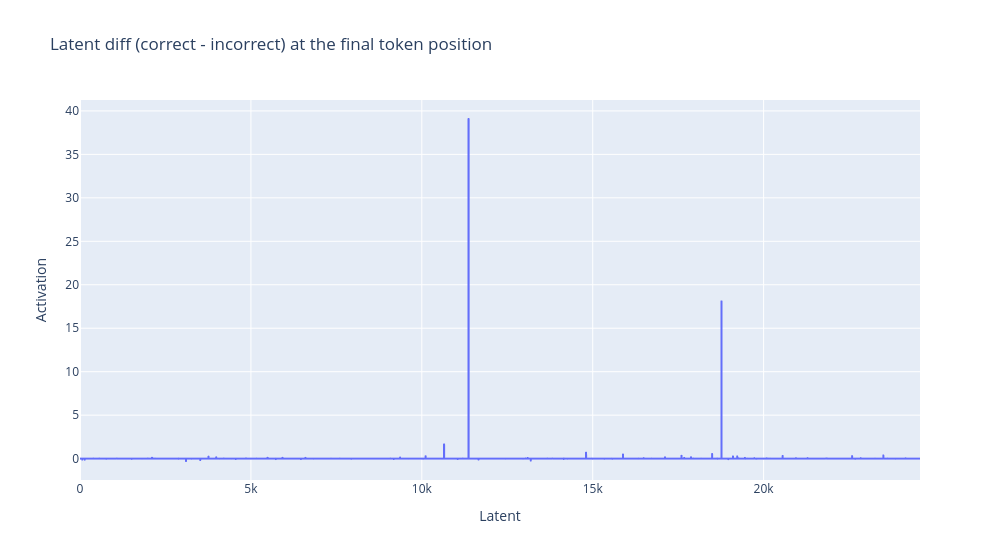

Notebook source saved alongside this figure:
### Markdown cell above
### Exercise - find name mover features with DLA

> ```yaml
> Difficulty: 🔴🔴🔴🔴⚪
> Importance: 🔵🔵🔵⚪⚪
> 
> You should spend up to 20-40 minutes on this exercise.
> ```


Write code below to perform this calculation and visualize the results (line chart & dashboards for the top-scoring latents). Your code here should look a lot like your code for finding name movers via max activations, except rather than argmaxing over avg latent activations you should be argmaxing over the latents' average DLA onto the `IO - S` direction.

<details>
<summary>Help - I'm not sure what this calculation should look like.</summary>

Start with the latent direction in the decoder, which is a vector of length `d_sae = n_heads * d_head`. We interpret this as a vector in model's concatenated `z` vectors (i.e. the linear combinations of value vectors you get before applying the projection matrix), so taking the projection matrix `W_O` of shape `(n_heads, d_head, d_model)` and flattening it & multiplying it by our decoder vector (without reducing over the `d_sae` dimension) gives us a matrix of shape `(d_sae, d_model)` where each row is a vector that gets added into the residual stream when that particular latent fires. Now, we can take this matrix and pass it through our unembedding `W_U` to get a matrix of shape `(d_sae, d_vocab)`, and then index into it to get the logit difference for each latent (or if we want to be more efficient, we can just dot product our matrix with the vector `W_U[:, IO] - W_U[:, S]` and directly get a vector of `d_sae` logit differences).

This is how we get DLA for latents for a single prompt. We can parallelize this to get all 4 prompts at once (i.e. output of shape `(4, d_sae)`), then average over the batch dimension to get a single DLA vector.

</details>

### Code cell
# YOUR CODE HERE - find name mover latents by using max activations

correct_idx = correct_toks
incorrect_idx =  incorrect_toks

sae_acts_attn_post_hook_name = f"{attn_saes[9].cfg.metadata.hook_name}.hook_sae_acts_post"
_, cache = gpt2.run_with_cache_with_saes(prompts, saes=[attn_saes[9]], names_filter=[sae_acts_attn_post_hook_name])
sae_acts_attn_post = cache[sae_acts_attn_post_hook_name][:, -1]

sae_z = einops.einsum(sae_acts_attn_post, attn_saes[9].W_dec, 'b d_sae, d_sae d_z -> b d_sae d_z')
flat_W_O = einops.rearrange(gpt2.W_O[9], 'n_head head_d d_model -> (n_head head_d) d_model')
residual_impact = einops.einsum(sae_z, flat_W_O, 'b d_sae d_z, d_z d_model -> b d_sae d_model')

logit_diff = gpt2.W_U.T[correct_idx] - gpt2.W_U.T[incorrect_idx]

diff = einops.einsum(residual_impact, logit_diff, 'b d_sae d_model, b d_model -> b d_sae')
print('diff shape after einops', diff.shape)
diff = diff.mean(0)
print('diff after summed', diff.shape)

# Plot line chart of latent activations
px.line(
    diff.cpu().numpy(),
    title=f"Latent diff (correct - incorrect) at the final token position",
    labels={"index": "Latent", "value": "Activation"},
    width=1000,
).update_layout(showlegend=False).show()

for act, ind in zip(*diff.topk(3)):
    print(f"Latent {ind} had activation {act:.2f}")
    display_dashboard(
        sae_release= "gpt2-small-hook-z-kk",
        sae_id="blocks.9.hook_z",
        latent_idx=int(ind)
    )

### Figure 1 — Plotly figure (JSON) as saved in the notebook; plotly's stock layout.template omitted (floating-point values rounded to 4 significant figures; data arrays with more than 128 entries replaced by an {"elided": "..."} marker saying what was removed)
{"data": [{"hovertemplate": "variable=0<br>Latent=%{x}<br>Activation=%{y}<extra></extra>", "legendgroup": "0", "line": {"color": "#636efa", "dash": "solid"}, "marker": {"symbol": "circle"}, "mode": "lines", "name": "0", "showlegend": true, "type": "scattergl", "x": {"elided": "24576 int values"}, "xaxis": "x", "y": {"elided": "24576 float values"}, "yaxis": "y"}], "layout": {"legend": {"title": {"text": "variable"}, "tracegroupgap": 0}, "showlegend": false, "title": {"text": "Latent diff (correct - incorrect) at the final token position"}, "width": 1000, "xaxis": {"anchor": "y", "domain": [0, 1], "title": {"text": "Latent"}}, "yaxis": {"anchor": "x", "domain": [0, 1], "title": {"text": "Activation"}}}}
